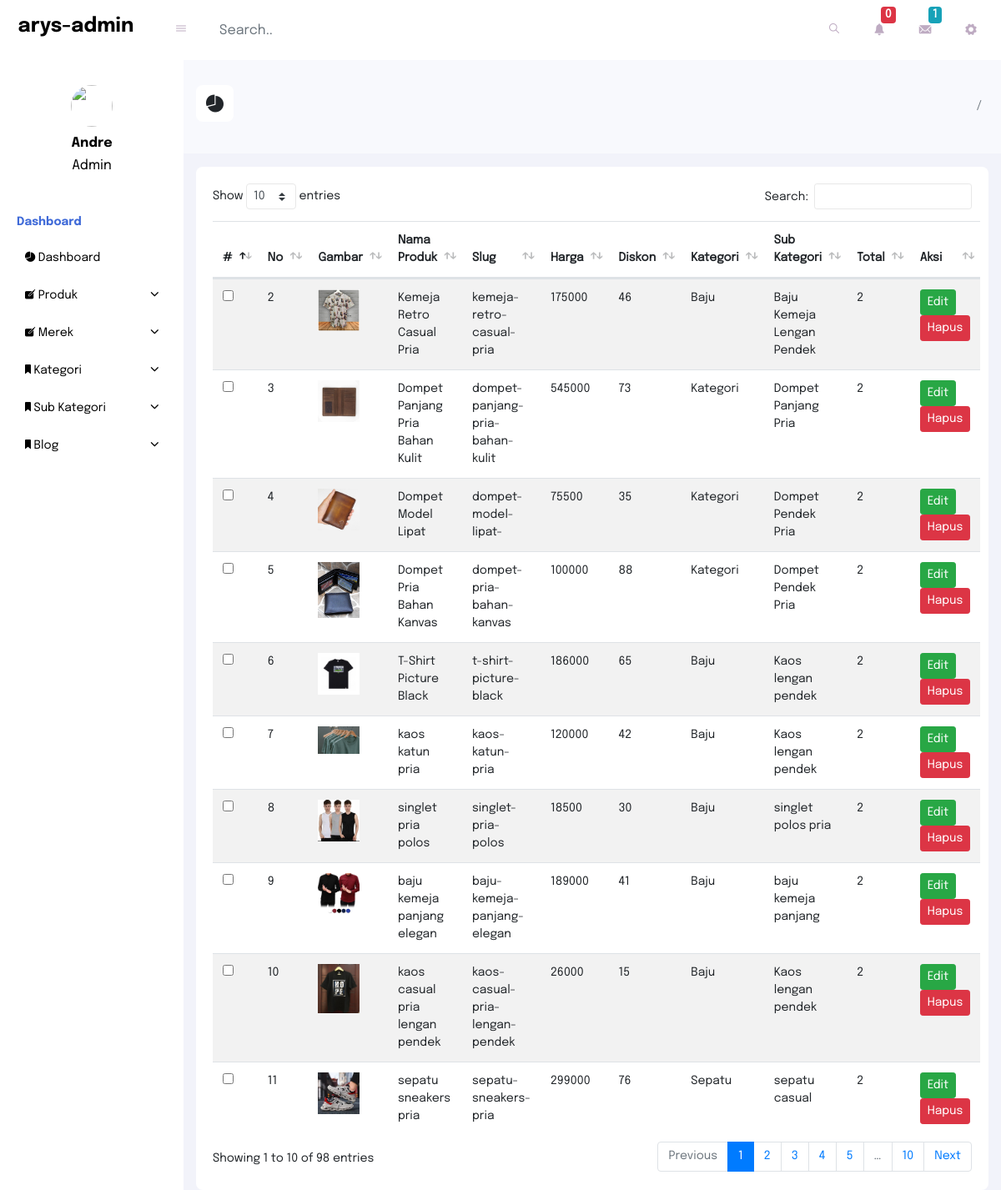
/admin/index.php?q=produk, run on the app's committed database.
### tables this page shows
CREATE TABLE `product` (
  `id_product` int(10) NOT NULL,
  `product_name` varchar(255) NOT NULL,
  `product_slug` varchar(255) NOT NULL,
  `product_price` int(10) NOT NULL,
  `product_discount` int(10) NOT NULL,
  `product_category` varchar(255) NOT NULL,
  `product_subcategory` varchar(255) NOT NULL,
  `product_quantity` int(10) NOT NULL,
  `product_image` varchar(255) NOT NULL
);

### admin/tbl_produk.php (the view, shortened to what this page needs)
<?php
  $sql = mysqli_query($koneksi,"SELECT * FROM product ORDER BY id_product ASC");
?>
<div class="main-card card">
  <div class="card-body table-area table-responsive">
    <div class="table-body">
      <table class="table table-striped table-hover ">
        <thead>
          <tr>
            <th>#</th>
            <th>No</th>
            <th>Gambar</th>
            <th>Nama Produk</th>
            <th>Slug</th>
            <th>Harga</th>
            <th>Diskon</th>
            <th>Kategori</th>
            <th>Sub Kategori</th>
            <th>Total</th>
            <th>Aksi</th>
          </tr>
        </thead>
        <tbody>
        <?php
        foreach($sql as $produk):
        ?>
          <tr>
            <td><input type="checkbox" name=""></td>
            <td><?= $produk['id_product'];?></td>
            <td><img src="../assets/img/product/<?= $produk['product_image']?>" width="50"></td>
            <td><?= $produk['product_name'];?></td>
            <td><?= $produk['product_slug'];?></td>
            <td><?= $produk['product_price'];?></td>
            <td><?= $produk['product_discount'];?></td>
            <td><?= $produk['product_category'];?></td>
            <td><?= $produk['product_subcategory'];?></td>
            <td><?= $produk['product_quantity'];?></td>
            <td>
              <a href="index.php?q=ubah_produk&product_slug=<?= $produk['product_slug'];?>" class="btn btn-sm btn-success">Edit</a>
              <a href="hapus_produk.php?q=hapus_produk&product_slug=<?= $produk['product_slug'];?>" class="btn btn-sm btn-danger">Hapus</a>
            </td>
          </tr>
          <?php
        endforeach;
          ?>
        </tbody>
      </table>
    </div>
  </div>
</div>

### admin/header.php (shortened to what this page needs)
<!doctype html>
<html lang="en">
<head>
  <link rel="stylesheet" type="text/css" href="assets/css/bootstrap.min.css">
  <link rel="stylesheet" type="text/css" href="assets/css/ionicons.min.css">
  <link rel="stylesheet" type="text/css" href="assets/css/dataTables.bootstrap4.min.css">
  <link rel="stylesheet" type="text/css" href="assets/css/sweetalert2.min.css">
  <link rel="stylesheet" type="text/css" href="assets/css/nice-select.css">
  <link rel="stylesheet" type="text/css" href="assets/css/main.css">
</head>
<body>

### admin/index.php (shortened to what this page needs)
<?php
if(isset($_GET['q'])){
  $q = $_GET['q'];
}
else{
  $q = null;
}
?>
<?php
  include_once 'header.php';
?>
<div class="wrapper">
  <div class="sidebar-wrapper">
    <div class="sidebar-profile">
      <div class="profile-img">
        <img src="{{ asset('img/author/ridho.jpg') }}" class="rounded-circle" width="50" height="50">
      </div>
      <div class="profile-info">
        <h6 class="username">Andre</h6>
        <h6 class="level">Admin</h6>
      </div>
    </div>
    <div class="sidebar-menu">
      <ul class="navbar-nav">
        <li class="sidebar-heading">Dashboard</li>
        <li class="nav-item">
          <a href="index.php" class="nav-link"><i class="ion ion-ios-pie"></i> Dashboard</a>
        </li>
        <li class="nav-item" data-toggle="collapse" href="#product" role="button" aria-expanded="false" aria-controls="product">
          <a class="nav-link"><i class="ion ion-ios-create"></i> Produk<span class="float-right"><i class="ion ion-ios-arrow-down"></i></span></a>
        </li>
        <li class="nav-item" data-toggle="collapse" href="#brand" role="button" aria-expanded="false" aria-controls="brand">
          <a class="nav-link"><i class="ion ion-ios-create"></i> Merek<span class="float-right"><i class="ion ion-ios-arrow-down"></i></span></a>
        </li>
        <li class="nav-item" data-toggle="collapse" href="#category" role="button" aria-expanded="false" aria-controls="category">
          <a class="nav-link"><i class="ion ion-ios-bookmark"></i> Kategori<span class="float-right"><i class="ion ion-ios-arrow-down"></i></span></a>
        </li>
        <li class="nav-item" data-toggle="collapse" href="#subcategory" role="button" aria-expanded="false" aria-controls="subcategory">
          <a class="nav-link"><i class="ion ion-ios-bookmark"></i> Sub Kategori<span class="float-right"><i class="ion ion-ios-arrow-down"></i></span></a>
        </li>
        <li class="nav-item" data-toggle="collapse" href="#blog" role="button" aria-expanded="false" aria-controls="blog">
          <a class="nav-link"><i class="ion ion-ios-bookmark"></i> Blog<span class="float-right"><i class="ion ion-ios-arrow-down"></i></span></a>
        </li>
      </ul>
    </div>
  </div>
  <div class="main-wrapper">
    <div class="main-header">
      <div class="header-logo">
        <a href="index.php" class="navbar-brand">arys-admin</a>
      </div>
      <nav class="navbar navbar-expand-md">
        <button class="btn btn-toggle" id="menu-toggle"><i class="ion ion-ios-menu"></i></button>
        <form method="GET" action="" class="form-search">
          <input type="text" class="form-control" placeholder="Search.." name="">
          <button class="btn btn-search"><i class="ion ion-ios-search"></i></button>
        </form>
        <ul class="navbar-nav">
          <li class="nav-item">
            <a href="" class="nav-link">
              <i class="ion ion-ios-notifications"></i>
              <span class="badge badge-danger">0</span>
            </a>
          </li>
          <li class="nav-item">
            <a href="" class="nav-link">
              <i class="ion ion-ios-mail"></i>
              <span class="badge badge-info">1</span>
            </a>
          </li>
          <li class="nav-item dropdown">
            <a href="" class="nav-link" data-toggle="dropdown"><i class="ion ion-ios-settings"></i></a>
          </li>
        </ul>
      </nav>
    </div>
    <div class="main-content">
      <div class="content-header">
        <h4 class="content-title">
          <i class="ion ion-ios-pie">
          </i>
        </h4>
        <nav class="breadcrumb">
          <li class="breadcrumb-item active"></li>
        </nav>
      </div>
      <?php
        if($q == null){
          include 'dashboard.php';
        }
        else{
          if($q == 'produk'){
            include 'tbl_produk.php';
          }
        }
      ?>
    </div>
  </div>
</div>
<?php
  include_once 'footer.php';
?>

### admin/footer.php (shortened to what this page needs)
</body>
</html>

### admin/assets/css/main.css (style rules this page uses)
body { font-family: 'Epilogue'; overflow-x: hidden; background: #F2F3FA; font-size: 14px; }
.form-control { border: 1px solid #e8e8e8; }
.wrapper { display: -webkit-box; display: -ms-flexbox; display: flex; }
.sidebar-wrapper { position: fixed; top: 72px; left: 0; z-index: 1030; bottom: 0; min-height: 100vh; margin-left: -220px; overflow-y: auto; background-color: #FFF; }
.sidebar-profile { text-align: center; padding: 30px 15px; }
.sidebar-profile .profile-img { margin-bottom: 10px; }
.sidebar-profile .profile-img { border-radius: 50%; }
.sidebar-profile .profile-info { color: #000; }
.sidebar-profile .profile-info .username { color: #000; font-family: 'EpilogueBold'; }
.sidebar-menu { padding: 0 1.25rem; }
.sidebar-menu .sidebar-heading { font-family: 'EpilogueBold'; font-size: 14px; margin: 10px 0px; color: #3f6ad8; }
.sidebar-menu .nav-item .nav-link { padding: 8px 10px; color: #000; }
.sidebar-menu .nav-link { padding: 10px 15px; color: #000; font-size: 14px; margin: 4px 0; }
.main-wrapper { width: 100vw; height: 100vh; }
.main-header { position: fixed; top: 0; right: 0; z-index: 1030; background-color: #FFF; width: 100%; display: -webkit-box; display: -ms-flexbox; display: flex; }
.header-logo { padding: .5rem 1rem; width: 250px; line-height: 2; text-align: center; }
.header-logo .navbar-brand { font-size: 24px; font-family: 'EpilogueBold'; margin: 0; padding: 0; color: #000; }
.main-header .btn-toggle { border-radius: 8px; color: #bba8bff5; height: 40px; }
.main-header .navbar { padding: 1rem 1rem; width: 100%; }
.main-header .form-search { position: relative; }
.main-header .form-search i { color: #bba8bff5; }
.main-header .form-search .form-control { border: none; height: 40px; border-radius: 8px; }
.main-header .form-search .btn { position: absolute; top: 0; right: 0; height: 40px; }
.main-header .navbar .nav-item { margin-left: 15px; background-color: #FFF; border-radius: 8px; }
.main-header .navbar .nav-link { position: relative; color: #bba8bff5; width: 40px; height: 40px; text-align: center; font-size: 18px; border-radius: 50%; }
.main-header .navbar .nav-link .badge { position: absolute; top: -8px; right: 0; }
.main-header .navbar .nav-link i { text-align: center; }
.main-content { height: 100vh; }
.main-content .content-header { display: -webkit-box; display: -ms-flexbox; display: flex; background-color: rgba(255, 255, 255, 0.45); -webkit-box-pack: justify; -ms-flex-pack: justify; justify-content: space-between; padding: 30px 15px; margin-left: -15px; margin-top: -15px; margin-right: -15px; margin-bottom: 1rem; }
.main-content .content-title { font-family: 'EpilogueBold'; }
.main-content .content-title i { background-color: #FFF; padding: 10px 12px; border-radius: 8px; }
.main-content .card { border-radius: 8px; border: none; }
.main-content .content-header .breadcrumb { background-color: transparent; margin-bottom: 0; padding: 15px 0px; }
.main-content .content-header .breadcrumb-item.active { color: #888; }
@media (min-width: 768px) { .sidebar-wrapper { margin-left: 0; width: 220px; } }
@media (min-width: 768px) { .sidebar-menu { width: 220px; } }
@media (min-width: 768px) { .main-wrapper { min-width: 0; width: 100%; } }
@media (min-width: 768px) { .main-content { height: 100vh; margin-left: 220px; padding: 15px; margin-top: 72px; } }
@media (min-width: 768px) { .main-header .form-search { position: relative; width: 768px; margin-left: 15px; } }
@media (min-width: 768px) { .main-header .navbar-nav { margin-left: auto; } }

### data on the page
product: id_product "2", product_image (picture), product_name "Kemeja Retro Casual Pria", product_slug "kemeja-retro-casual-pria", product_price "175000", product_discount "46", product_category "Baju", product_subcategory "Baju Kemeja Lengan Pendek", product_quantity "2"
product: id_product "3", product_image (picture), product_name "Dompet Panjang Pria Bahan Kulit", product_slug "dompet-panjang-pria-bahan-kulit", product_price "545000", product_discount "73", product_category "Kategori", product_subcategory "Dompet Panjang Pria", product_quantity "2"
product: id_product "4", product_image (picture), product_name "Dompet Model Lipat", product_slug "dompet-model-lipat-", product_price "75500", product_discount "35", product_category "Kategori", product_subcategory "Dompet Pendek Pria", product_quantity "2"
product: id_product "5", product_image (picture), product_name "Dompet Pria Bahan Kanvas", product_slug "dompet-pria-bahan-kanvas", product_price "100000", product_discount "88", product_category "Kategori", product_subcategory "Dompet Pendek Pria", product_quantity "2"
product: id_product "6", product_image (picture), product_name "T-Shirt Picture Black", product_slug "t-shirt-picture-black", product_price "186000", product_discount "65", product_category "Baju", product_subcategory "Kaos lengan pendek", product_quantity "2"
product: id_product "7", product_image (picture), product_name "kaos katun pria", product_slug "kaos-katun-pria", product_price "120000", product_discount "42", product_category "Baju", product_subcategory "Kaos lengan pendek", product_quantity "2"
product: id_product "8", product_image (picture), product_name "singlet pria polos", product_slug "singlet-pria-polos", product_price "18500", product_discount "30", product_category "Baju", product_subcategory "singlet polos pria", product_quantity "2"
product: id_product "9", product_image (picture), product_name "baju kemeja panjang elegan", product_slug "baju-kemeja-panjang-elegan", product_price "189000", product_discount "41", product_category "Baju", product_subcategory "baju kemeja panjang", product_quantity "2"
product: id_product "10", product_image (picture), product_name "kaos casual pria lengan pendek", product_slug "kaos-casual-pria-lengan-pendek", product_price "26000", product_discount "15", product_category "Baju", product_subcategory "Kaos lengan pendek", product_quantity "2"
product: id_product "11", product_image (picture), product_name "sepatu sneakers pria", product_slug "sepatu-sneakers-pria", product_price "299000", product_discount "76", product_category "Sepatu", product_subcategory "sepatu casual", product_quantity "2"
